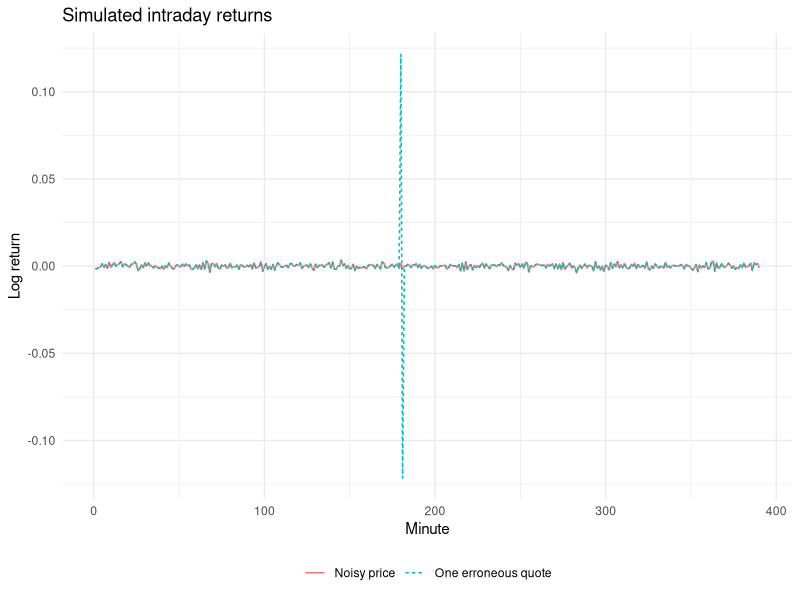
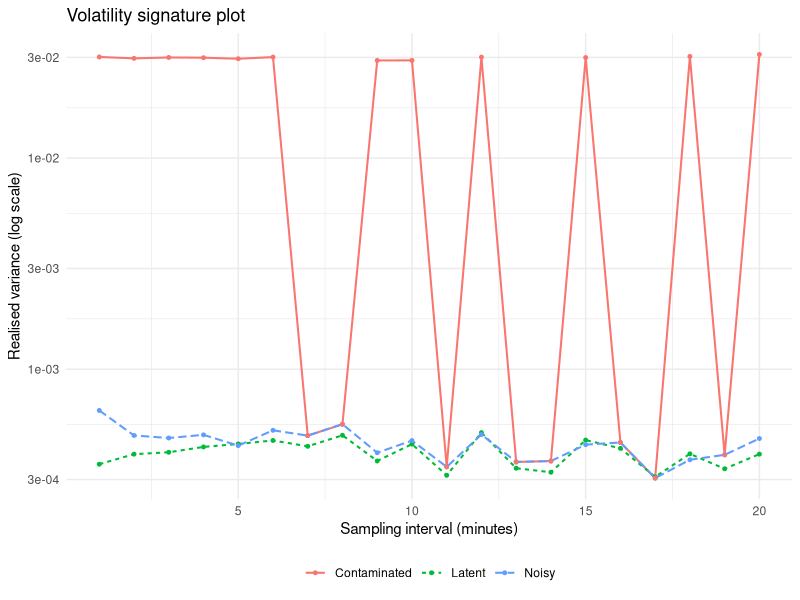

The R script that drew these images, in order:
# One simulated trading day; no observed stock prices are used here.
library(ggplot2)
set.seed(909)
n <- 390
minute <- 0:n
x <- c(0,cumsum(rnorm(n,sd=.02/sqrt(n))))
y <- x+rnorm(n+1,sd=.0006)
bad <- y
bad[181] <- bad[181]+.12  # one erroneous quote, reversed next minute
rv <- function(z,k) {
  idx <- unique(c(seq(1,length(z),by=k),length(z)))
  sum(diff(z[idx])^2)
}
series <- list(Latent=x,Noisy=y,Contaminated=bad)
tab <- do.call(rbind,lapply(names(series),function(nm)
  data.frame(Series=nm,Minutes=c(1,10),
    RV=vapply(c(1,10),function(k) rv(series[[nm]],k),numeric(1)))))
print(tab)
df <- data.frame(Minute=rep(1:n,2),
  Return=c(diff(y),diff(bad)),
  Series=rep(c('Noisy price','One erroneous quote'),each=n))
p1 <- ggplot(df,aes(Minute,Return,colour=Series,linetype=Series))+
  geom_line(linewidth=.55)+theme_minimal(base_size=11)+
  labs(title='Simulated intraday returns',y='Log return')+
  theme(legend.position='bottom',legend.title=element_blank())
ggsave('log_returns_1min.png',p1,width=6.5,height=3.8,dpi=300)
signature <- do.call(rbind,lapply(names(series),function(nm)
  data.frame(Series=nm,Minutes=1:20,
    RV=vapply(1:20,function(k) rv(series[[nm]],k),numeric(1)))))
p2 <- ggplot(signature,aes(Minutes,RV,colour=Series,linetype=Series))+
  geom_line(linewidth=.7)+geom_point(size=1)+scale_y_log10()+
  theme_minimal(base_size=11)+
  labs(title='Volatility signature plot',x='Sampling interval (minutes)',
    y='Realised variance (log scale)')+
  theme(legend.position='bottom',legend.title=element_blank())
ggsave('volatility_comparison.png',p2,width=6.5,height=3.8,dpi=300)
write.csv(data.frame(minute,x,y,bad),'simulated_intraday_prices.csv',row.names=FALSE)
